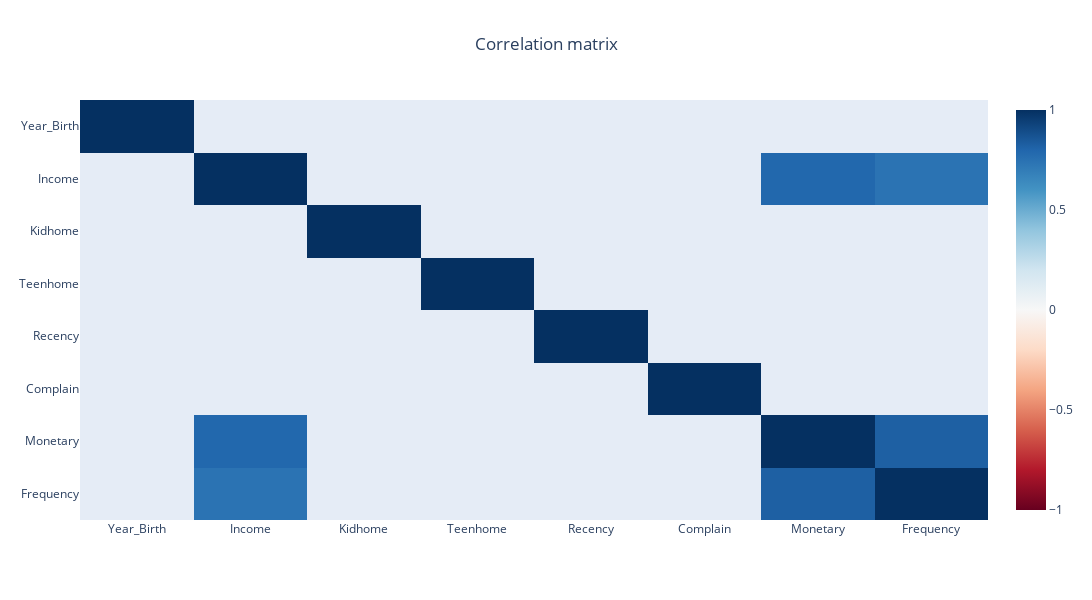

Here is the notebook cell this chart was saved with:
### Markdown cell above
### 1.3 - Data vizualisation

### Code cell
# Correlation
corr = df_toplot.corr()
corr = pd.concat([corr[corr < -0.5], corr[corr > 0.5]])[-9:]

heatmap = go.Heatmap(
    z=corr,
    x=corr.columns,
    y=corr.columns,
    colorscale=px.colors.diverging.RdBu,
    zmin=-1,
    zmax=1
)

layout = go.Layout(
    title_text='Correlation matrix', 
    title_x=0.5, 
    width=1100,
    height=600,
    xaxis_showgrid=False,
    yaxis_showgrid=False,
    yaxis_autorange='reversed'
)

fig=go.Figure(data=[heatmap], layout=layout)
print('\nCorrelation matrix of selected columns :\n')
fig.show()

### Figure 1 — Plotly figure (JSON) as saved in the notebook; plotly's stock layout.template omitted (floating-point values rounded to 4 significant figures)
{"data": [{"colorscale": [[0, "rgb(103,0,31)"], [0.1, "rgb(178,24,43)"], [0.2, "rgb(214,96,77)"], [0.3, "rgb(244,165,130)"], [0.4, "rgb(253,219,199)"], [0.5, "rgb(247,247,247)"], [0.6, "rgb(209,229,240)"], [0.7, "rgb(146,197,222)"], [0.8, "rgb(67,147,195)"], [0.9, "rgb(33,102,172)"], [1, "rgb(5,48,97)"]], "type": "heatmap", "x": ["Year_Birth", "Income", "Kidhome", "Teenhome", "Recency", "Complain", "Monetary", "Frequency", "Recency"], "y": ["Year_Birth", "Income", "Kidhome", "Teenhome", "Recency", "Complain", "Monetary", "Frequency", "Recency"], "z": [[1, null, null, null, null, null, null, null, null], [null, 1, null, null, null, null, 0.7925, 0.7419, null], [null, null, 1, null, null, null, null, null, null], [null, null, null, 1, null, null, null, null, null], [null, null, null, null, 1, null, null, null, 1], [null, null, null, null, null, 1, null, null, null], [null, 0.7925, null, null, null, null, 1, 0.823, null], [null, 0.7419, null, null, null, null, 0.823, 1, null], [null, null, null, null, 1, null, null, null, 1]], "zmax": 1, "zmin": -1}], "layout": {"height": 600, "title": {"text": "Correlation matrix", "x": 0.5}, "width": 1100, "xaxis": {"autorange": true, "range": [-0.5, 7.5], "showgrid": false, "type": "category"}, "yaxis": {"autorange": true, "range": [7.5, -0.5], "showgrid": false, "type": "category"}}}
